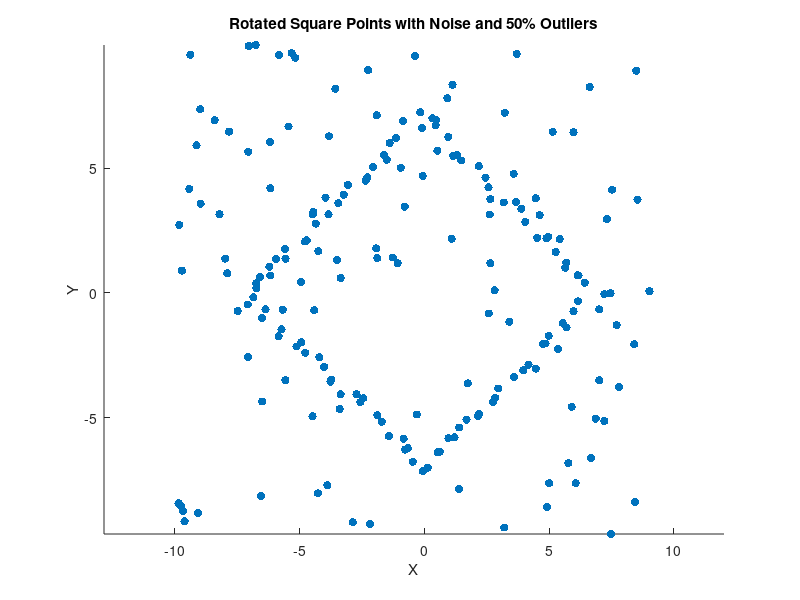

Reproduce this figure in MATLAB.
num_square_points = 100;
num_outliers = num_square_points ;
total_points = num_square_points + num_outliers;

% Define the side length of the square
side_length = 10;

% Define the center of the dataset
center_x = 0;
center_y = 0;

% Generate points on the square with noise
noise_level = 0.2;
square_points = zeros(num_square_points, 2);
% Top side
square_points(1:num_square_points/4, :) = [linspace(-side_length/2, side_length/2, num_square_points/4)', (side_length/2) * ones(num_square_points/4, 1)];
% Right side
square_points(num_square_points/4+1:num_square_points/2, :) = [(side_length/2) * ones(num_square_points/4, 1), linspace(side_length/2, -side_length/2, num_square_points/4)'];
% Bottom side
square_points(num_square_points/2+1:3*num_square_points/4, :) = [linspace(side_length/2, -side_length/2, num_square_points/4)', (-side_length/2) * ones(num_square_points/4, 1)];
% Left side
square_points(3*num_square_points/4+1:end, :) = [(-side_length/2) * ones(num_square_points/4, 1), linspace(-side_length/2, side_length/2, num_square_points/4)'];

% Add noise to the square points
square_points = square_points + noise_level * randn(num_square_points, 2);

% Rotate the square by 45 degrees
theta = pi / 4; % 45 degrees in radians
rotation_matrix = [cos(theta), -sin(theta); sin(theta), cos(theta)];
square_points = (rotation_matrix * square_points')';

% Generate random outlier points
outliers = side_length * 2 * (rand(num_outliers, 2) - 0.5);

% Combine square points and outliers
data = [square_points; outliers];

% Move the square to the center of the dataset
data(:,1) = data(:,1) + center_x;
data(:,2) = data(:,2) + center_y;

% Plot the points
figure;
scatter(data(:,1), data(:,2), 'filled');
title('Rotated Square Points with Noise and 50% Outliers');
xlabel('X');
ylabel('Y');
axis equal;

